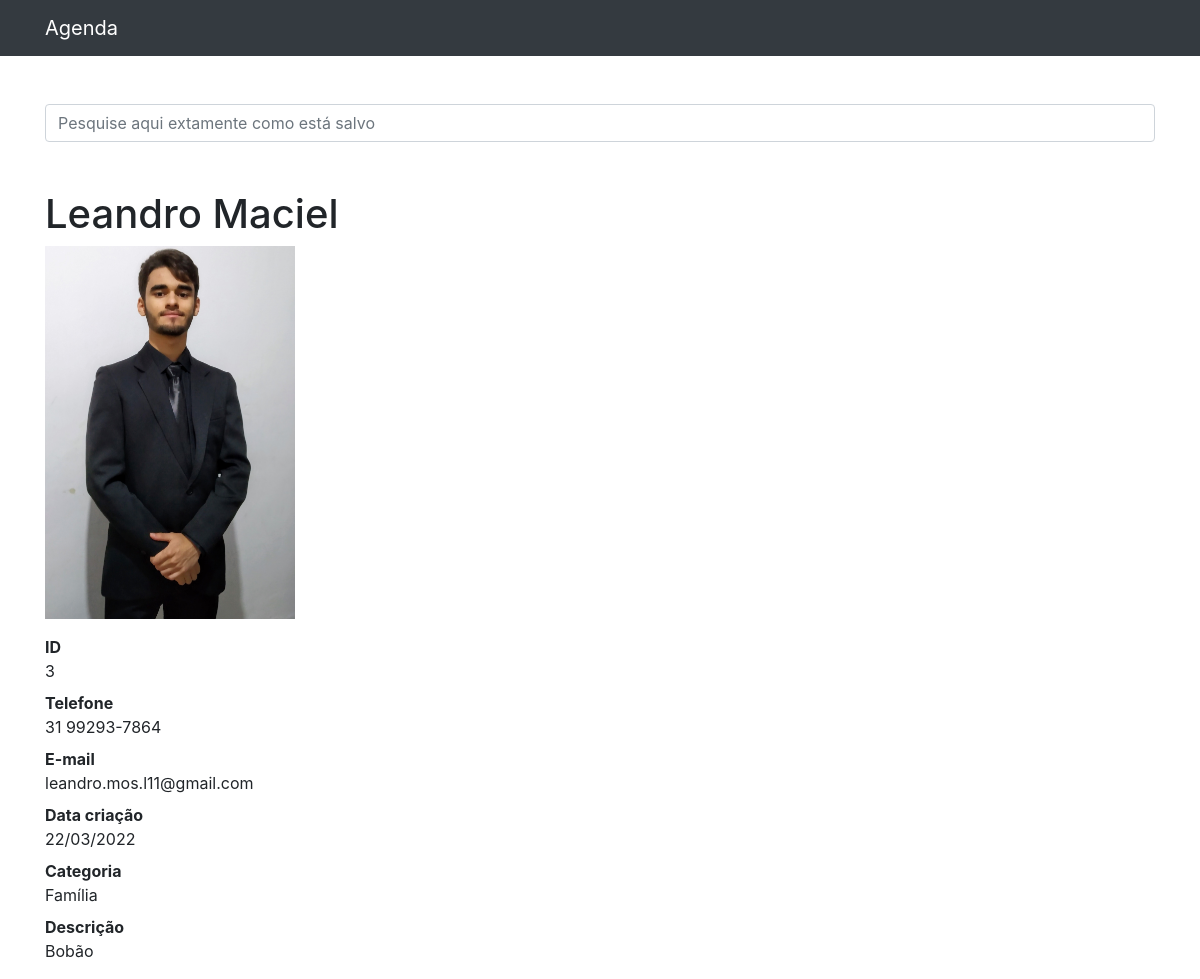
Page /3 on the committed database.
### contatos/models.py (models this page shows, shortened)
class Contato(models.Model):
    nome = models.CharField(max_length=255)
    sobrenome = models.CharField(max_length=255, blank=True)
    telefone = models.CharField(max_length=255)
    email = models.CharField(max_length=255, blank=True)
    data_criacao = models.DateTimeField(default=timezone.now)
    descricao = models.TextField(blank=True)
    categoria = models.ForeignKey(Categoria, on_delete=models.DO_NOTHING)
    mostrar = models.BooleanField(default=True)
    foto = models.ImageField(blank=True, upload_to='fotos/%Y/%m/')

class Categoria(models.Model):
    nome = models.CharField(max_length=255)
    def __str__(self):
        return self.nome

### contatos/views.py (the view)
# urls.py: path('<int:contato_id>', views.ver_contato, name='ver_contato'),
def ver_contato(request, contato_id):
    contato = get_object_or_404(Contato, id=contato_id)
    if not contato.mostrar:
        raise Http404()
    return render(request, 'contatos/ver_contato.html', {'contato': contato})

### contatos/templates/contatos/ver_contato.html (shortened to what this page needs)
{% extends 'base.html' %}
{%block conteudo%}
  <h1 class="mt-5">{{ contato.nome }}  {{ contato.sobrenome }}</h1>
    {% if contato.foto %}
        <p>
            <img src="{{ contato.foto.url }}" style="max-width:250px; height: auto;">
        </p>
    {% endif %}
  <dl>
          <dt>ID</dt>
          <dd>{{ contato.id }}</dd>
          <dt>Telefone</dt>
          <dd>{{ contato.telefone }}</dd>
          <dt>E-mail</dt>
          <dd>{{ contato.email }}</dd>
          <dt>Data criação</dt>
          <dd>{{ contato.data_criacao|date:'d/m/Y' }}</dd>
          <dt>Categoria</dt>
          <dd>{{ contato.categoria }}</dd>
          <dt>Descrição</dt>
          <dd>{{ contato.descricao }}</dd>
  </dl>
{%endblock%}

### rows in the picture
Contato: nome "Leandro", sobrenome "Maciel", foto (picture), id "3", telefone "31 99293-7864", email "leandro.mos.l11@gmail.com", data_criacao "22/03/2022", categoria "Família", descricao "Bobão"
